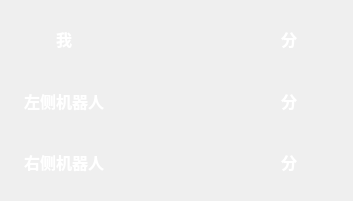
<?xml version="1.0" encoding="UTF-8"?>
<ui version="4.0">
 <class>ScorePannel</class>
 <widget class="QWidget" name="ScorePannel">
  <property name="geometry">
   <rect>
    <x>0</x>
    <y>0</y>
    <width>353</width>
    <height>201</height>
   </rect>
  </property>
  <property name="windowTitle">
   <string>Form</string>
  </property>
  <layout class="QGridLayout" name="gridLayout">
   <item row="0" column="0">
    <widget class="QLabel" name="meTitle">
     <property name="font">
      <font>
       <family>微软雅黑</family>
       <pointsize>12</pointsize>
       <weight>75</weight>
       <bold>true</bold>
      </font>
     </property>
     <property name="styleSheet">
      <string notr="true">color: rgb(255, 255, 255);</string>
     </property>
     <property name="text">
      <string>我</string>
     </property>
     <property name="alignment">
      <set>Qt::AlignCenter</set>
     </property>
    </widget>
   </item>
   <item row="0" column="1">
    <widget class="QLabel" name="myScore">
     <property name="font">
      <font>
       <family>微软雅黑</family>
       <pointsize>12</pointsize>
       <weight>75</weight>
       <bold>true</bold>
      </font>
     </property>
     <property name="styleSheet">
      <string notr="true">color: rgb(255, 255, 255);</string>
     </property>
     <property name="text">
      <string/>
     </property>
     <property name="alignment">
      <set>Qt::AlignCenter</set>
     </property>
    </widget>
   </item>
   <item row="0" column="2">
    <widget class="QLabel" name="score1">
     <property name="font">
      <font>
       <family>微软雅黑</family>
       <pointsize>12</pointsize>
       <weight>75</weight>
       <bold>true</bold>
      </font>
     </property>
     <property name="styleSheet">
      <string notr="true">color: rgb(255, 255, 255);</string>
     </property>
     <property name="text">
      <string>分</string>
     </property>
     <property name="alignment">
      <set>Qt::AlignCenter</set>
     </property>
    </widget>
   </item>
   <item row="1" column="0">
    <widget class="QLabel" name="leftTitle">
     <property name="font">
      <font>
       <family>微软雅黑</family>
       <pointsize>12</pointsize>
       <weight>75</weight>
       <bold>true</bold>
      </font>
     </property>
     <property name="styleSheet">
      <string notr="true">color: rgb(255, 255, 255);</string>
     </property>
     <property name="text">
      <string>左侧机器人</string>
     </property>
     <property name="alignment">
      <set>Qt::AlignCenter</set>
     </property>
    </widget>
   </item>
   <item row="1" column="1">
    <widget class="QLabel" name="leftScore">
     <property name="font">
      <font>
       <family>微软雅黑</family>
       <pointsize>12</pointsize>
       <weight>75</weight>
       <bold>true</bold>
      </font>
     </property>
     <property name="styleSheet">
      <string notr="true">color: rgb(255, 255, 255);</string>
     </property>
     <property name="text">
      <string/>
     </property>
     <property name="alignment">
      <set>Qt::AlignCenter</set>
     </property>
    </widget>
   </item>
   <item row="1" column="2">
    <widget class="QLabel" name="score2">
     <property name="font">
      <font>
       <family>微软雅黑</family>
       <pointsize>12</pointsize>
       <weight>75</weight>
       <bold>true</bold>
      </font>
     </property>
     <property name="styleSheet">
      <string notr="true">color: rgb(255, 255, 255);</string>
     </property>
     <property name="text">
      <string>分</string>
     </property>
     <property name="alignment">
      <set>Qt::AlignCenter</set>
     </property>
    </widget>
   </item>
   <item row="2" column="0">
    <widget class="QLabel" name="rightTitle">
     <property name="font">
      <font>
       <family>微软雅黑</family>
       <pointsize>12</pointsize>
       <weight>75</weight>
       <bold>true</bold>
      </font>
     </property>
     <property name="styleSheet">
      <string notr="true">color: rgb(255, 255, 255);</string>
     </property>
     <property name="text">
      <string>右侧机器人</string>
     </property>
     <property name="alignment">
      <set>Qt::AlignCenter</set>
     </property>
    </widget>
   </item>
   <item row="2" column="1">
    <widget class="QLabel" name="rightScore">
     <property name="font">
      <font>
       <family>微软雅黑</family>
       <pointsize>12</pointsize>
       <weight>75</weight>
       <bold>true</bold>
      </font>
     </property>
     <property name="styleSheet">
      <string notr="true">color: rgb(255, 255, 255);</string>
     </property>
     <property name="text">
      <string/>
     </property>
     <property name="alignment">
      <set>Qt::AlignCenter</set>
     </property>
    </widget>
   </item>
   <item row="2" column="2">
    <widget class="QLabel" name="score3">
     <property name="font">
      <font>
       <family>微软雅黑</family>
       <pointsize>12</pointsize>
       <weight>75</weight>
       <bold>true</bold>
      </font>
     </property>
     <property name="styleSheet">
      <string notr="true">color: rgb(255, 255, 255);</string>
     </property>
     <property name="text">
      <string>分</string>
     </property>
     <property name="alignment">
      <set>Qt::AlignCenter</set>
     </property>
    </widget>
   </item>
  </layout>
 </widget>
 <resources/>
 <connections/>
</ui>
